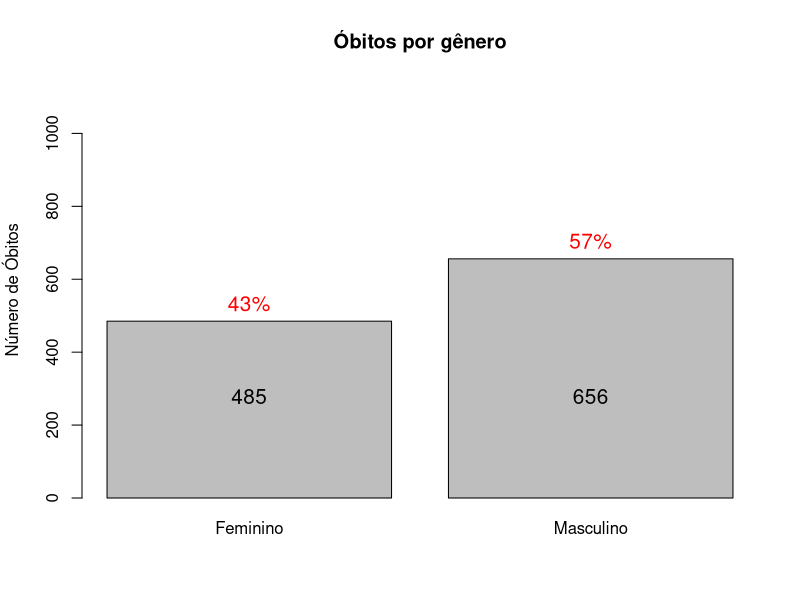

The R source for this figure:
library(readxl)

df.mortes <- read_excel("./dados/covid_19_bauru_mortes.xlsx", col_types = c("date", "text", "numeric", "date","text","text", "date", "numeric"))

temp.sexo <- df.mortes$sexo[!is.na(df.mortes$sexo)]
pct.sexo = round(unname(table(temp.sexo)) / sum(unname(table(temp.sexo)))*100,0)
pct.sexo = paste0(pct.sexo, "%")

graph.sex <- barplot(table(temp.sexo), main = "Óbitos por gênero",
                     ylab = "Número de Óbitos", ylim = c(0,sum(unname(table(temp.sexo)))),
                     names.arg = c("Feminino", "Masculino"))
text(x = graph.sex, y = table(temp.sexo), label = pct.sexo, pos = 3, cex = 1.25, col = "red")
axis(1, at=graph.sex, labels=table(temp.sexo), tick=F, las=1, line=-6.5, cex.axis=1.25)
